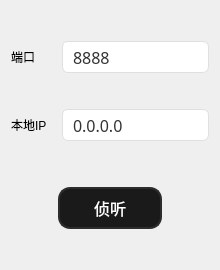
<?xml version="1.0" encoding="UTF-8"?>
<ui version="4.0">
 <class>tcpserverWidget</class>
 <widget class="QWidget" name="tcpserverWidget">
  <property name="geometry">
   <rect>
    <x>0</x>
    <y>0</y>
    <width>220</width>
    <height>270</height>
   </rect>
  </property>
  <property name="windowTitle">
   <string>Form</string>
  </property>
  <layout class="QVBoxLayout" name="verticalLayout">
   <item>
    <layout class="QHBoxLayout" name="horizontalLayout_2">
     <property name="leftMargin">
      <number>0</number>
     </property>
     <property name="rightMargin">
      <number>0</number>
     </property>
     <item>
      <widget class="QLabel" name="label_2">
       <property name="sizePolicy">
        <sizepolicy hsizetype="Fixed" vsizetype="Preferred">
         <horstretch>0</horstretch>
         <verstretch>0</verstretch>
        </sizepolicy>
       </property>
       <property name="minimumSize">
        <size>
         <width>45</width>
         <height>0</height>
        </size>
       </property>
       <property name="text">
        <string>端口</string>
       </property>
       <property name="alignment">
        <set>Qt::AlignLeading|Qt::AlignLeft|Qt::AlignVCenter</set>
       </property>
      </widget>
     </item>
     <item>
      <widget class="QLineEdit" name="portEdit">
       <property name="sizePolicy">
        <sizepolicy hsizetype="Expanding" vsizetype="Fixed">
         <horstretch>0</horstretch>
         <verstretch>0</verstretch>
        </sizepolicy>
       </property>
       <property name="maximumSize">
        <size>
         <width>16777215</width>
         <height>32</height>
        </size>
       </property>
       <property name="font">
        <font>
         <family>微软雅黑</family>
         <pointsize>-1</pointsize>
        </font>
       </property>
       <property name="styleSheet">
        <string notr="true">QLineEdit {
    background-color: #ffffff;
    border: 1px solid #e0e0e0;
    border-radius: 6px;
    padding: 6px 8px;
    font-size: 16px;
    color: #333333;
}
QLineEdit:focus {
    border: 1px solid #40a9ff;
    outline: none;
}</string>
       </property>
       <property name="text">
        <string>8888</string>
       </property>
       <property name="placeholderText">
        <string>8888</string>
       </property>
      </widget>
     </item>
    </layout>
   </item>
   <item>
    <layout class="QHBoxLayout" name="horizontalLayout">
     <property name="leftMargin">
      <number>0</number>
     </property>
     <property name="rightMargin">
      <number>0</number>
     </property>
     <item>
      <widget class="QLabel" name="label">
       <property name="sizePolicy">
        <sizepolicy hsizetype="Fixed" vsizetype="Preferred">
         <horstretch>0</horstretch>
         <verstretch>0</verstretch>
        </sizepolicy>
       </property>
       <property name="minimumSize">
        <size>
         <width>45</width>
         <height>0</height>
        </size>
       </property>
       <property name="text">
        <string>本地IP</string>
       </property>
       <property name="alignment">
        <set>Qt::AlignLeading|Qt::AlignLeft|Qt::AlignVCenter</set>
       </property>
      </widget>
     </item>
     <item>
      <widget class="QLineEdit" name="ipEdit">
       <property name="sizePolicy">
        <sizepolicy hsizetype="Expanding" vsizetype="Fixed">
         <horstretch>0</horstretch>
         <verstretch>0</verstretch>
        </sizepolicy>
       </property>
       <property name="maximumSize">
        <size>
         <width>16777215</width>
         <height>32</height>
        </size>
       </property>
       <property name="font">
        <font>
         <family>微软雅黑</family>
         <pointsize>-1</pointsize>
        </font>
       </property>
       <property name="styleSheet">
        <string notr="true">QLineEdit {
    background-color: #ffffff;
    border: 1px solid #e0e0e0;
    border-radius: 6px;
    padding: 6px 8px;
    font-size: 16px;
    color: #333333;
}
QLineEdit:focus {
    border: 1px solid #40a9ff;
    outline: none;
}</string>
       </property>
       <property name="text">
        <string>0.0.0.0</string>
       </property>
       <property name="placeholderText">
        <string>0.0.0.0</string>
       </property>
      </widget>
     </item>
    </layout>
   </item>
   <item>
    <layout class="QVBoxLayout" name="verticalLayout_2">
     <item>
      <layout class="QHBoxLayout" name="horizontalLayout_3">
       <property name="topMargin">
        <number>10</number>
       </property>
       <item>
        <spacer name="horizontalSpacer_2">
         <property name="orientation">
          <enum>Qt::Horizontal</enum>
         </property>
         <property name="sizeHint" stdset="0">
          <size>
           <width>40</width>
           <height>20</height>
          </size>
         </property>
        </spacer>
       </item>
       <item>
        <widget class="QPushButton" name="listenBtn">
         <property name="styleSheet">
          <string notr="true">QPushButton {
    background-color: #1a1a1a;
    border-radius: 12px;
    border: 2px solid #2d2d2d;
    font-family: &quot;Microsoft YaHei&quot;, sans-serif;
    font-size: 16px;
    color: #ffffff;
    padding: 5px 10px;
    min-width: 80px;
    min-height: 28px;
}
QPushButton:hover {
    background-color: #2a2a2a;
    border-color: #3d3d3d;
}
QPushButton:pressed {
    background-color: #0a0a0a;
}
QPushButton:disabled {
    background-color: #2c2c2c;
    color: #666666;
}
QPushButton[connected=&quot;true&quot;] {
    background-color: #ff0000;
    border: 2px solid #ffffff;
    color: #ffffff;
}
QPushButton[connected=&quot;true&quot;]:hover {
    background-color: #ff3333;
}
QPushButton[connected=&quot;true&quot;]:pressed {
    background-color: #cc0000;
}</string>
         </property>
         <property name="text">
          <string>侦听</string>
         </property>
        </widget>
       </item>
       <item>
        <spacer name="horizontalSpacer_3">
         <property name="orientation">
          <enum>Qt::Horizontal</enum>
         </property>
         <property name="sizeHint" stdset="0">
          <size>
           <width>40</width>
           <height>20</height>
          </size>
         </property>
        </spacer>
       </item>
      </layout>
     </item>
    </layout>
   </item>
  </layout>
 </widget>
 <resources/>
 <connections/>
</ui>
